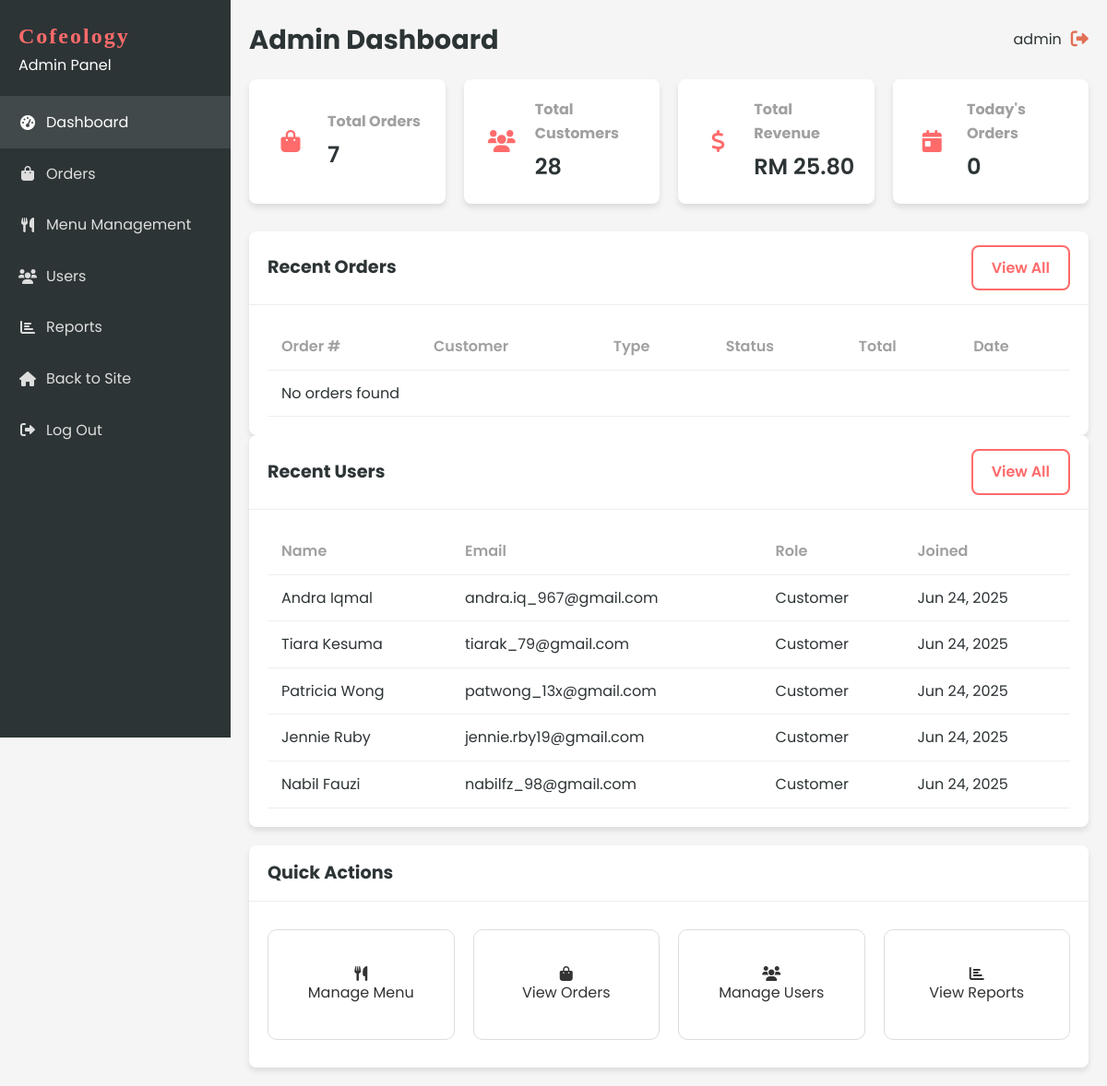
The page /admin/dashboard.php (signed in) on the database as committed earlier.
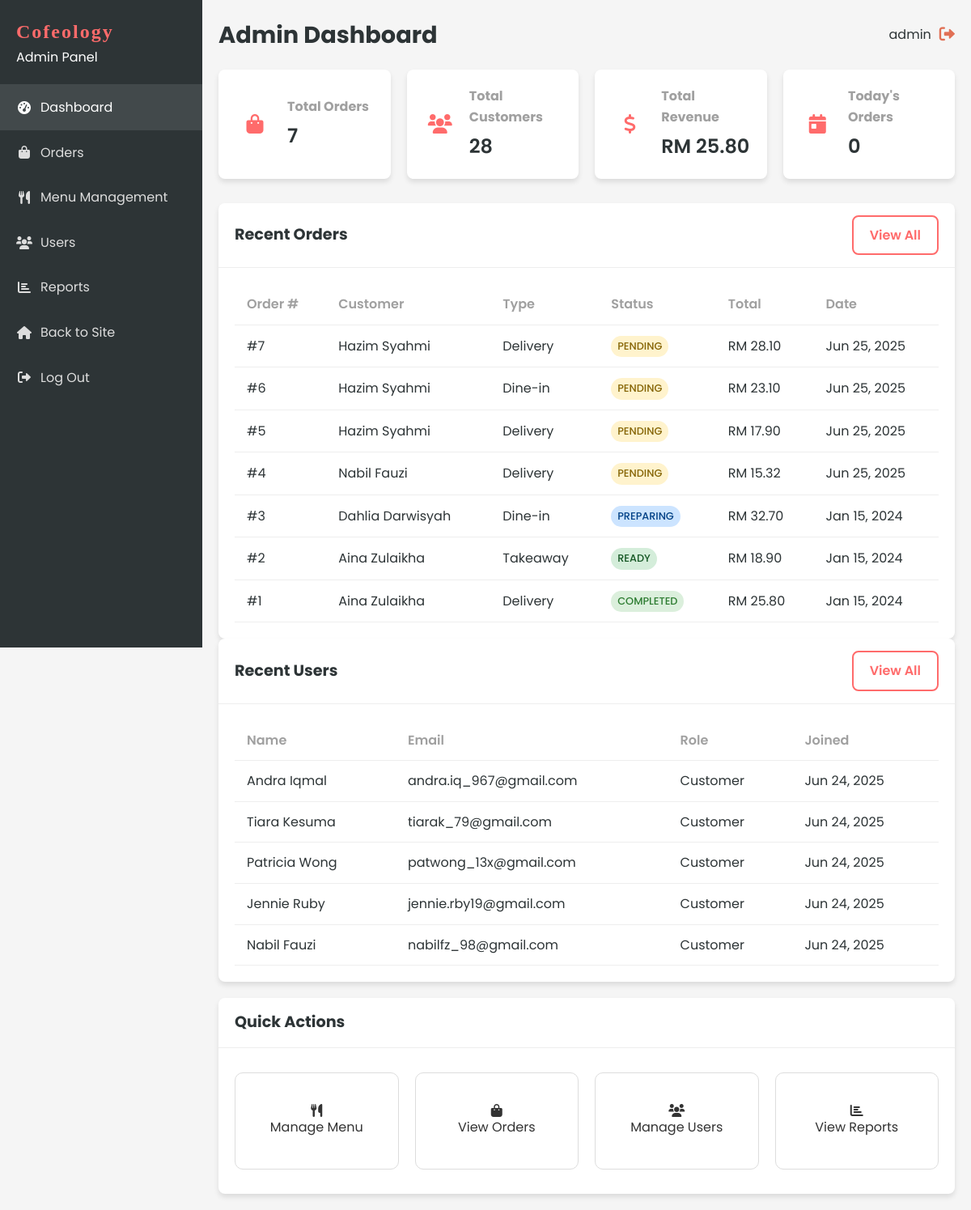
The same page on the database as committed later.
### tables this page shows
CREATE TABLE `customer` (
  `CUST_ID` int(11) NOT NULL,
  `CUSTOMER_ID` varchar(20) NOT NULL,
  `CUST_NAME` varchar(100) NOT NULL,
  `CUST_NPHONE` varchar(20) NOT NULL,
  `CUST_EMAIL` varchar(100) NOT NULL,
  `CUST_PASSWORD` varchar(255) NOT NULL,
  `MEMBERSHIP` enum('basic','premium','vip') DEFAULT 'basic',
  `created_at` timestamp NOT NULL DEFAULT current_timestamp(),
  `updated_at` timestamp NOT NULL DEFAULT current_timestamp() ON UPDATE current_timestamp()
);

CREATE TABLE `order` (
  `ORDER_ID` int(11) NOT NULL,
  `ORDER_NUMBER` varchar(20) NOT NULL,
  `ORDER_TIME` time NOT NULL,
  `ORDER_DATE` date NOT NULL,
  `ORDER_TYPE` enum('delivery','takeaway','dine-in') NOT NULL,
  `ORDER_STATUS` enum('pending','preparing','ready','out_for_delivery','completed','cancelled') DEFAULT 'pending',
  `TOT_AMOUNT` decimal(10,2) NOT NULL,
  `DELIVERY_ADDRESS` text DEFAULT NULL,
  `PAYMENT_METHOD` varchar(50) DEFAULT NULL,
  `PAYMENT_STATUS` enum('pending','completed','failed') DEFAULT 'pending',
  `CUST_ID` int(11) NOT NULL,
  `STAFF_ID` int(11) DEFAULT NULL,
  `special_instructions` text DEFAULT NULL,
  `pickup_time` datetime DEFAULT NULL,
  `created_at` timestamp NOT NULL DEFAULT current_timestamp(),
  `updated_at` timestamp NOT NULL DEFAULT current_timestamp() ON UPDATE current_timestamp()
);

### includes/functions.php (called while the page is built, shortened)
<?php
function formatCurrency($amount) {
    return 'RM ' . number_format($amount, 2);
}
?>

### admin/dashboard.php (the view, shortened to what the changed rows need)
<?php
include '../includes/db_connect.php';
include '../includes/functions.php';
$stmt = $conn->prepare("
    SELECT o.ORDER_ID, o.ORDER_NUMBER, o.ORDER_DATE, o.ORDER_TIME, o.ORDER_TYPE, o.ORDER_STATUS, o.TOT_AMOUNT,
           c.CUST_NAME as customer_name, c.CUST_EMAIL as customer_email
    FROM `ORDER` o
    JOIN CUSTOMER c ON o.CUST_ID = c.CUST_ID
    ORDER BY o.ORDER_DATE DESC, o.ORDER_TIME DESC
    LIMIT 10
");
$stmt->execute();
$recentOrders = $stmt->get_result()->fetch_all(MYSQLI_ASSOC);
$stmt = $conn->prepare("
    SELECT CUST_ID, CUST_NAME, CUST_EMAIL, MEMBERSHIP, created_at
    FROM CUSTOMER
    ORDER BY created_at DESC
    LIMIT 5
");
$stmt->execute();
$recentUsers = $stmt->get_result()->fetch_all(MYSQLI_ASSOC);
?>
<!DOCTYPE html>
<html lang="en">
<head>
    <link rel="stylesheet" href="../css/style.css?v=1.1">
    <link rel="stylesheet" href="../css/dashboard.css?v=1.1">
    <link rel="stylesheet" href="https://cdnjs.cloudflare.com/ajax/libs/font-awesome/6.0.0-beta3/css/all.min.css">
</head>
<body>
    <div class="dashboard-container">
        <?php include 'sidebar.php'; ?>
        <div class="dashboard-content">
            <header class="dashboard-header">
                <div class="header-title">
                    <h1>Admin Dashboard</h1>
                </div>
            </header>
            <div class="dashboard-main">
                <div class="dashboard-grid">
                    <div class="card">
                        <div class="card-header">
                            <h2>Recent Orders</h2>
                        </div>
                        <div class="card-body">
                            <div class="table-responsive">
                                <table class="table">
                                    <thead>
                                        <tr>
                                            <th>Order #</th>
                                            <th>Customer</th>
                                            <th>Type</th>
                                            <th>Status</th>
                                            <th>Total</th>
                                            <th>Date</th>
                                        </tr>
                                    </thead>
                                    <tbody>
                                        <?php if (empty($recentOrders)): ?>
                                            <tr>
                                                <td colspan="6" class="text-center">No orders found</td>
                                            </tr>
                                        <?php else: ?>
                                            <?php foreach ($recentOrders as $order): ?>
                                                <tr>
                                                    <td>#<?php echo $order['ORDER_ID']; ?></td>
                                                    <td><?php echo htmlspecialchars($order['customer_name']); ?></td>
                                                    <td><?php echo ucfirst($order['ORDER_TYPE']); ?></td>
                                                    <td>
                                                        <span class="status-badge <?php echo $order['ORDER_STATUS']; ?>">
                                                            <?php echo ucfirst($order['ORDER_STATUS']); ?>
                                                        </span>
                                                    </td>
                                                    <td><?php echo formatCurrency($order['TOT_AMOUNT']); ?></td>
                                                    <td><?php echo date('M d, Y', strtotime($order['ORDER_DATE'])); ?></td>
                                                </tr>
                                            <?php endforeach; ?>
                                        <?php endif; ?>
                                    </tbody>
                                </table>
                            </div>
                        </div>
                    </div>
                    <div class="card">
                        <div class="card-header">
                            <h2>Recent Users</h2>
                        </div>
                        <div class="card-body">
                            <div class="table-responsive">
                                <table class="table">
                                    <thead>
                                        <tr>
                                            <th>Name</th>
                                            <th>Email</th>
                                            <th>Role</th>
                                            <th>Joined</th>
                                        </tr>
                                    </thead>
                                    <tbody>
                                        <?php if (empty($recentUsers)): ?>
                                            <tr>
                                                <td colspan="4" class="text-center">No users found</td>
                                            </tr>
                                        <?php else: ?>
                                            <?php foreach ($recentUsers as $user): ?>
                                                <tr>
                                                    <td><?php echo htmlspecialchars($user['CUST_NAME']); ?></td>
                                                    <td><?php echo htmlspecialchars($user['CUST_EMAIL']); ?></td>
                                                    <td>
                                                        <span class="role-badge customer">
                                                            Customer
                                                        </span>
                                                    </td>
                                                    <td><?php echo date('M d, Y', strtotime($user['created_at'])); ?></td>
                                                </tr>
                                            <?php endforeach; ?>
                                        <?php endif; ?>
                                    </tbody>
                                </table>
                            </div>
                        </div>
                    </div>
                </div>
                <div class="card">
                    <div class="card-header">
                        <h2>Quick Actions</h2>
                    </div>
                </div>
            </div>
        </div>
    </div>
</body>
</html>

Rows that differ between the two databases and show on the page:
now on this page (row edited): order: ORDER_ID "7", CUST_ID.CUST_NAME "Hazim Syahmi", ORDER_TYPE "Delivery", ORDER_STATUS "PENDING", TOT_AMOUNT "RM 28.10", ORDER_DATE "Jun 25, 2025"
now on this page (row edited): order: ORDER_ID "6", CUST_ID.CUST_NAME "Hazim Syahmi", ORDER_TYPE "Dine-in", ORDER_STATUS "PENDING", TOT_AMOUNT "RM 23.10", ORDER_DATE "Jun 25, 2025"
now on this page (row edited): order: ORDER_ID "5", CUST_ID.CUST_NAME "Hazim Syahmi", ORDER_TYPE "Delivery", ORDER_STATUS "PENDING", TOT_AMOUNT "RM 17.90", ORDER_DATE "Jun 25, 2025"
now on this page (row edited): order: ORDER_ID "4", CUST_ID.CUST_NAME "Nabil Fauzi", ORDER_TYPE "Delivery", ORDER_STATUS "PENDING", TOT_AMOUNT "RM 15.32", ORDER_DATE "Jun 25, 2025"
now on this page (row edited): order: ORDER_ID "3", CUST_ID.CUST_NAME "Dahlia Darwisyah", ORDER_TYPE "Dine-in", ORDER_STATUS "PREPARING", TOT_AMOUNT "RM 32.70", ORDER_DATE "Jan 15, 2024"
now on this page (row edited): order: ORDER_ID "2", CUST_ID.CUST_NAME "Aina Zulaikha", ORDER_TYPE "Takeaway", ORDER_STATUS "READY", TOT_AMOUNT "RM 18.90", ORDER_DATE "Jan 15, 2024"
now on this page (row edited): order: ORDER_ID "1", CUST_ID.CUST_NAME "Aina Zulaikha", ORDER_TYPE "Delivery", ORDER_STATUS "COMPLETED", TOT_AMOUNT "RM 25.80", ORDER_DATE "Jan 15, 2024"
Other text that changed with them:
text no longer shown: "No orders found"
